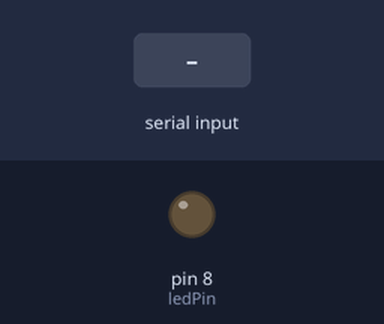
Simulated run of this sketch. Board: Arduino Uno, built with avr-gcc and run on an emulated ATmega328P. Parts: output pins drawn as LEDs (lit = HIGH). The inputs (shaded band) are chosen by the test bench.

Above: at 1.2 s.
1.3 s: "nosmile\n" received over Serial
At 2.1 s:
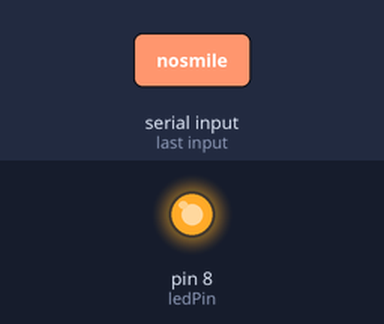
2.8 s: "smile\n" received over Serial
At 3.1 s:
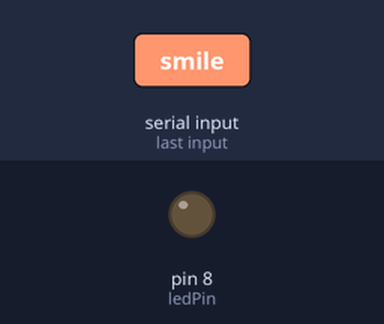
Timing chart, 0 to 5.8 s (numbered marks = the images above; inputs shaded):
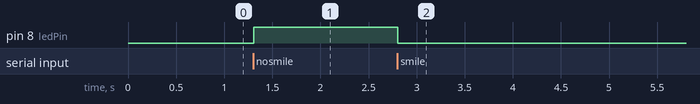

The sketch:

smile_detector_code_arduino.ino
```cpp
int ledPin = 8;  // You can change this to any digital pin

void setup() {
  Serial.begin(9600);      // Start serial communication
  pinMode(ledPin, OUTPUT); // Set LED pin as output
  digitalWrite(ledPin, LOW); // Ensure LED is off initially
}

void loop() {
  if (Serial.available()) {
    String input = Serial.readStringUntil('\n');  // Read until newline
    input.trim();  // Remove any extra whitespace

    if (input == "smile") {
      digitalWrite(ledPin, LOW);   // Turn OFF LED when smiling 😊
    } else if (input == "nosmile") {
      digitalWrite(ledPin, HIGH);  // Turn ON LED when not smiling 😐
    }
  }
}
```

Measured:
- after the input at 1.3 s, pin 8 (ledPin): LOW → HIGH at once
- after the input at 2.8 s, pin 8 (ledPin): HIGH → LOW at once
